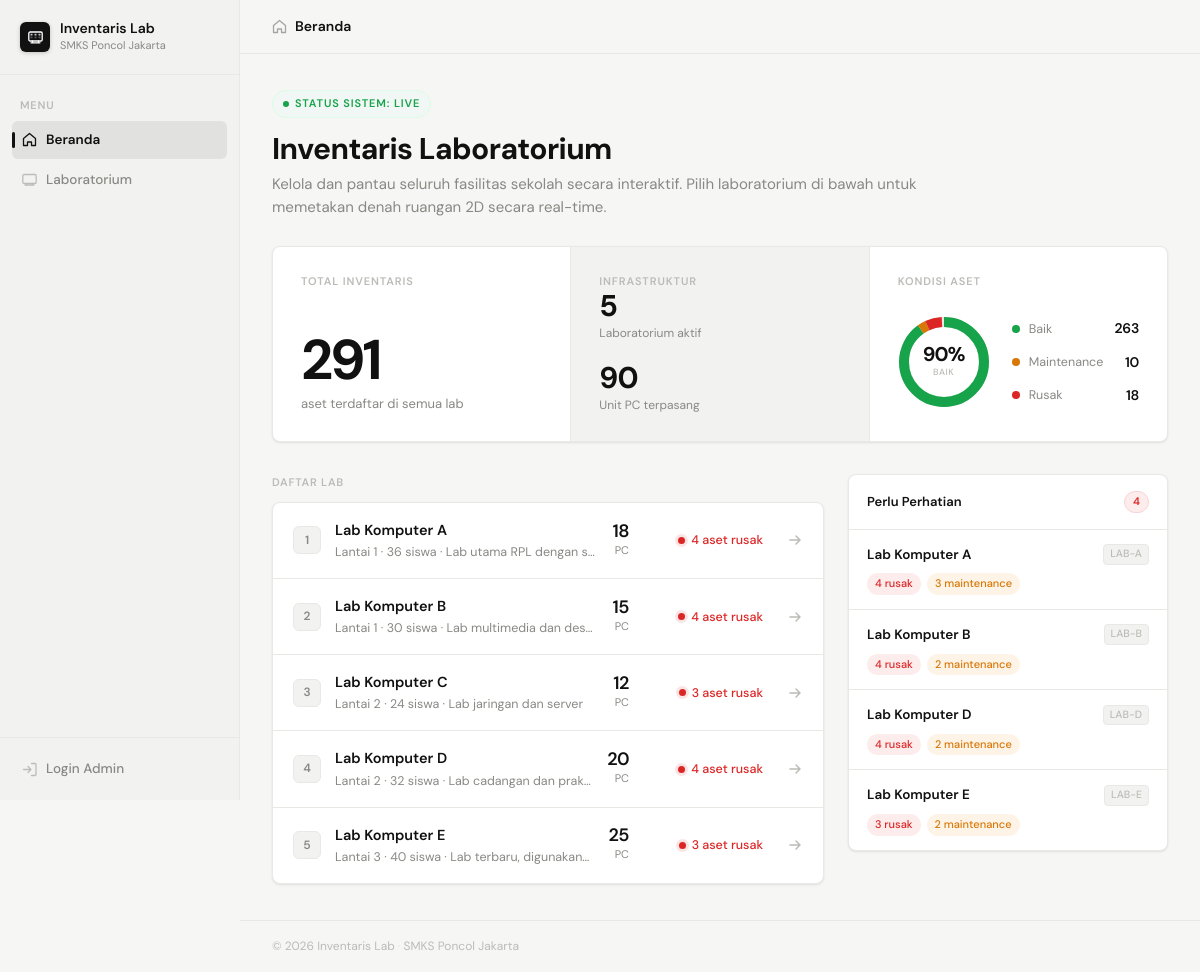
The page / on the database its author committed.
### tables this page shows
CREATE TABLE `labs` (
  `id`            INT UNSIGNED  NOT NULL AUTO_INCREMENT,
  `kode_lab`      VARCHAR(20)   NOT NULL UNIQUE,
  `nama`          VARCHAR(100)  NOT NULL,
  `deskripsi`     TEXT,
  `lantai`        TINYINT       NOT NULL DEFAULT 1,
  `kapasitas`     TINYINT       NOT NULL DEFAULT 30,
  `luas_m2`       DECIMAL(6,2),
  `grid_cols`     TINYINT UNSIGNED NOT NULL DEFAULT 8,
  `grid_rows`     TINYINT UNSIGNED NOT NULL DEFAULT 6,
  `pintu_posisi`  VARCHAR(20)   NOT NULL DEFAULT 'kiri-bawah',
  `is_active`     TINYINT(1)    NOT NULL DEFAULT 1,
  `created_at`    TIMESTAMP     NOT NULL DEFAULT CURRENT_TIMESTAMP,
  `updated_at`    TIMESTAMP     NOT NULL DEFAULT CURRENT_TIMESTAMP ON UPDATE CURRENT_TIMESTAMP,
  PRIMARY KEY (`id`)
);

### includes/auth.php (called while the page is built, shortened)
<?php
function isLoggedIn(): bool {
    return isset($_SESSION['user_id']) && !empty($_SESSION['user_id']);
}

### index.php (the view, shortened to what this page needs)
<?php
require_once __DIR__ . '/config/db.php';
require_once __DIR__ . '/includes/auth.php';
$activeNav = 'home';
$stmt = $pdo->query("
    SELECT
        l.id, l.kode_lab, l.nama, l.deskripsi, l.lantai, l.kapasitas,
        COALESCE(s.total_aset,0)          AS total_aset,
        COALESCE(s.total_pc,0)            AS total_pc,
        COALESCE(s.kondisi_baik,0)        AS kondisi_baik,
        COALESCE(s.kondisi_rusak,0)       AS kondisi_rusak,
        COALESCE(s.kondisi_maintenance,0) AS kondisi_maintenance
    FROM labs l
    LEFT JOIN v_lab_summary s ON s.lab_id = l.id
    WHERE l.is_active = 1
    ORDER BY l.kode_lab ASC
");
$labs = $stmt->fetchAll();
$totals = [
    'labs'        => count($labs),
    'pc'          => array_sum(array_column($labs, 'total_pc')),
    'aset'        => array_sum(array_column($labs, 'total_aset')),
    'baik'        => array_sum(array_column($labs, 'kondisi_baik')),
    'rusak'       => array_sum(array_column($labs, 'kondisi_rusak')),
    'maintenance' => array_sum(array_column($labs, 'kondisi_maintenance')),
];
$attention = array_filter($labs, fn($l) => $l['kondisi_rusak'] > 0 || $l['kondisi_maintenance'] > 0);
usort($attention, fn($a, $b) =>
    ($b['kondisi_rusak'] * 2 + $b['kondisi_maintenance'])
    <=> ($a['kondisi_rusak'] * 2 + $a['kondisi_maintenance'])
);
$attention = array_slice($attention, 0, 4);
require_once __DIR__ . '/includes/header.php';
?>
<div class="topbar">
  <div class="breadcrumb">
    <svg width="15" height="15" viewBox="0 0 15 15" fill="none" style="opacity: 0.75;">
      <path d="M1.5 6.5L7.5 1.5l6 5V13.5h-4V10h-4v3.5h-4V6.5z" stroke="currentColor" stroke-width="1.3" stroke-linejoin="round"/>
    </svg>
    <b>Beranda</b>
  </div>
</div>
<div class="content">
  <div class="page-heading">
    <div class="page-header-pre">
      <span class="pulse-dot"></span>
      <span>Status Sistem: Live</span>
    </div>
    <h1>Inventaris Laboratorium</h1>
    <p>Kelola dan pantau seluruh fasilitas sekolah secara interaktif. Pilih laboratorium di bawah untuk memetakan denah ruangan 2D secara real-time.</p>
  </div>
  <?php
    $totalKondisi = $totals['baik'] + $totals['rusak'] + $totals['maintenance'];
    $pBaik  = $totalKondisi > 0 ? round($totals['baik']        / $totalKondisi * 100) : 0;
    $pRusak = $totalKondisi > 0 ? round($totals['rusak']       / $totalKondisi * 100) : 0;
    $pMaint = $totalKondisi > 0 ? round($totals['maintenance'] / $totalKondisi * 100) : 0;
  ?>
  <div class="overview-block">
    <div class="overview-col overview-col-hero">
      <span class="ov-eyebrow">Total Inventaris</span>
      <div>
        <div class="ov-hero-num"><?= $totals['aset'] ?></div>
        <div class="ov-hero-lbl">aset terdaftar di semua lab</div>
      </div>
    </div>
    <div class="overview-col overview-col-stats">
      <span class="ov-eyebrow">Infrastruktur</span>
      <div class="ov-stat-pair">
        <div class="ov-stat">
          <span class="ov-stat-num"><?= $totals['labs'] ?></span>
          <span class="ov-stat-lbl">Laboratorium aktif</span>
        </div>
        <div class="ov-stat">
          <span class="ov-stat-num"><?= $totals['pc'] ?></span>
          <span class="ov-stat-lbl">Unit PC terpasang</span>
        </div>
      </div>
    </div>
    <div class="overview-col overview-col-health">
      <div class="health-label">Kondisi Aset</div>
      <?php
        $C = 2 * M_PI * 40;
        $lenBaik  = $C * $pBaik  / 100;
        $lenMaint = $C * $pMaint / 100;
        $lenRusak = $C * $pRusak / 100;
        $offBaik  = 0;
        $offMaint = $lenBaik;
        $offRusak = $lenBaik + $lenMaint;
      ?>
      <div class="health-body">
        <div class="health-donut">
          <svg width="92" height="92" viewBox="0 0 92 92">
            <circle class="donut-track" cx="46" cy="46" r="40" fill="none" stroke-width="10"/>
            <circle class="donut-seg donut-green" cx="46" cy="46" r="40" fill="none" stroke-width="10"
                    stroke-dasharray="<?= $lenBaik ?> <?= $C ?>"
                    stroke-dashoffset="<?= -$offBaik ?>" stroke-linecap="butt"/>
            <circle class="donut-seg donut-amber" cx="46" cy="46" r="40" fill="none" stroke-width="10"
                    stroke-dasharray="<?= $lenMaint ?> <?= $C ?>"
                    stroke-dashoffset="<?= -$offMaint ?>" stroke-linecap="butt"/>
            <circle class="donut-seg donut-red" cx="46" cy="46" r="40" fill="none" stroke-width="10"
                    stroke-dasharray="<?= $lenRusak ?> <?= $C ?>"
                    stroke-dashoffset="<?= -$offRusak ?>" stroke-linecap="butt"/>
          </svg>
          <div class="health-donut-center">
            <span class="donut-pct"><?= $pBaik ?>%</span>
            <span class="donut-pct-lbl">Baik</span>
          </div>
        </div>
        <div class="health-breakdown">
          <div class="hb-item">
            <span class="hb-dot green"></span>
            <span class="hb-item-label">Baik</span>
            <span class="hb-item-val"><?= $totals['baik'] ?></span>
          </div>
          <div class="hb-item">
            <span class="hb-dot amber"></span>
            <span class="hb-item-label">Maintenance</span>
            <span class="hb-item-val"><?= $totals['maintenance'] ?></span>
          </div>
          <div class="hb-item">
            <span class="hb-dot red"></span>
            <span class="hb-item-label">Rusak</span>
            <span class="hb-item-val"><?= $totals['rusak'] ?></span>
          </div>
        </div>
      </div>
    </div>
  </div>
  <div class="dashboard-grid">
    <div class="dashboard-main">
      <div class="list-header">
        <span class="list-title">Daftar Lab</span>
      </div>
      <?php if (empty($labs)): ?>
      <div class="empty">Belum ada laboratorium. Tambahkan melalui panel admin.</div>
      <?php else: ?>
      <div class="lab-list">
        <?php foreach ($labs as $i => $lab):
          if ($lab['kondisi_rusak'] > 0) {
            $statusClass = 'dot-red';
            $statusText  = $lab['kondisi_rusak'] . ' aset rusak';
          } elseif ($lab['kondisi_maintenance'] > 0) {
            $statusClass = 'dot-amber';
            $statusText  = $lab['kondisi_maintenance'] . ' maintenance';
          } else {
            $statusClass = 'dot-green';
            $statusText  = 'Semua baik';
          }
        ?>
        <a class="lab-row"
           href="<?= APP_URL ?>/lab.php?id=<?= $lab['id'] ?>"
           aria-label="Lihat denah <?= htmlspecialchars($lab['nama']) ?>">
          <div class="lab-row-left">
            <div class="lab-index"><?= $i + 1 ?></div>
            <div class="lab-info">
              <div class="lab-name"><?= htmlspecialchars($lab['nama']) ?></div>
              <div class="lab-desc">
                Lantai <?= $lab['lantai'] ?> &middot; <?= $lab['kapasitas'] ?> siswa
                <?= $lab['deskripsi'] ? ' &middot; ' . htmlspecialchars($lab['deskripsi']) : '' ?>
              </div>
            </div>
          </div>
          <div class="lab-row-right">
            <div class="lab-pc-count">
              <span class="num"><?= $lab['total_pc'] ?></span>
              <span class="lbl">PC</span>
            </div>
            <div class="lab-status">
              <span class="status-dot <?= $statusClass ?>"><?= $statusText ?></span>
            </div>
            <div class="lab-arrow">
              <svg width="16" height="16" viewBox="0 0 16 16" fill="none">
                <path d="M3 8h10M9 4l4 4-4 4" stroke="currentColor" stroke-width="1.5" stroke-linecap="round" stroke-linejoin="round"/>
              </svg>
            </div>
          </div>
        </a>
        <?php endforeach; ?>
      </div>
      <?php endif; ?>
    </div>
    <aside class="dashboard-aside">
      <div class="panel">
        <div class="panel-head">
          <span class="panel-title">Perlu Perhatian</span>
          <?php if (!empty($attention)): ?>
          <span class="panel-badge"><?= count($attention) ?></span>
          <?php endif; ?>
        </div>
        <?php if (empty($attention)): ?>
        <div class="panel-empty">
          <div class="panel-empty-icon">
            <svg width="20" height="20" viewBox="0 0 20 20" fill="none">
              <path d="M6 10l3 3 5-6" stroke="var(--green)" stroke-width="1.6" stroke-linecap="round" stroke-linejoin="round"/>
              <circle cx="10" cy="10" r="8.5" stroke="var(--green)" stroke-width="1.4" opacity=".4"/>
            </svg>
          </div>
          <p>Semua aset dalam kondisi baik.</p>
        </div>
        <?php else: ?>
        <div class="panel-list">
          <?php foreach ($attention as $a):
            $rusak = (int)$a['kondisi_rusak'];
            $maint = (int)$a['kondisi_maintenance'];
          ?>
          <a class="panel-item" href="<?= APP_URL ?>/lab.php?id=<?= $a['id'] ?>">
            <div class="panel-item-top">
              <span class="panel-item-name"><?= htmlspecialchars($a['nama']) ?></span>
              <span class="panel-item-kode"><?= htmlspecialchars($a['kode_lab']) ?></span>
            </div>
            <div class="panel-item-tags">
              <?php if ($rusak > 0): ?>
              <span class="tag tag-red"><?= $rusak ?> rusak</span>
              <?php endif; ?>
              <?php if ($maint > 0): ?>
              <span class="tag tag-amber"><?= $maint ?> maintenance</span>
              <?php endif; ?>
            </div>
          </a>
          <?php endforeach; ?>
        </div>
        <?php endif; ?>
      </div>
    </aside>
  </div>
</div>
<?php require_once __DIR__ . '/includes/footer.php'; ?>

### includes/header.php (shortened to what this page needs)
<?php
$activeNav = $activeNav ?? 'home';
$user      = isLoggedIn() ? currentUser() : null;
?>
<!DOCTYPE html>
<html lang="id">
<head>
  <link rel="stylesheet" href="<?= APP_URL ?>/assets/css/style.css" />
</head>
<body>
<aside class="sidebar">
  <div class="sidebar-brand">
    <div class="brand-icon">
    </div>
    <div>
      <div class="brand-name"><?= APP_NAME ?></div>
      <div class="brand-sub">SMKS Poncol Jakarta</div>
    </div>
  </div>
  <nav class="sidebar-nav">
    <div class="nav-label">Menu</div>
    <a href="<?= APP_URL ?>/index.php" class="nav-item <?= $activeNav==='home' ? 'active':'' ?>">
      <svg width="15" height="15" viewBox="0 0 15 15" fill="none">
        <path d="M1.5 6.5L7.5 1.5l6 5V13.5h-4V10h-4v3.5h-4V6.5z" stroke="currentColor" stroke-width="1.3" stroke-linejoin="round"/>
      </svg>
      Beranda
    </a>
    <a href="<?= APP_URL ?>/index.php" class="nav-item <?= $activeNav==='labs' ? 'active':'' ?>">
      <svg width="15" height="15" viewBox="0 0 15 15" fill="none">
        <rect x=".8" y="2.5" width="13.4" height="9" rx="1.3" stroke="currentColor" stroke-width="1.3"/>
        <path d="M4.5 11.5V13M10.5 11.5V13M3 13h9" stroke="currentColor" stroke-width="1.3" stroke-linecap="round"/>
      </svg>
      Laboratorium
    </a>
  </nav>
  <div class="sidebar-bottom">
    <?php if ($user): ?>
    <div class="nav-item" style="cursor:default">
      <svg width="15" height="15" viewBox="0 0 15 15" fill="none">
        <circle cx="7.5" cy="5" r="2.5" stroke="currentColor" stroke-width="1.3"/>
        <path d="M2 13c0-3 2.5-4.5 5.5-4.5S13 10 13 13" stroke="currentColor" stroke-width="1.3" stroke-linecap="round"/>
      </svg>
      <span style="font-size:13px; color:var(--text);"><?= htmlspecialchars($user['nama']) ?></span>
    </div>
    <a href="<?= APP_URL ?>/admin/logout.php" class="nav-item" style="color:var(--red)">
      <svg width="15" height="15" viewBox="0 0 15 15" fill="none">
        <path d="M5.5 1.5H2a1 1 0 00-1 1v10a1 1 0 001 1h3.5M10 10.5l3-3-3-3M13 7.5H6" stroke="currentColor" stroke-width="1.3" stroke-linecap="round" stroke-linejoin="round"/>
      </svg>
      Keluar
    </a>
    <?php else: ?>
    <a href="<?= APP_URL ?>/admin/login.php" class="nav-item">
      <svg width="15" height="15" viewBox="0 0 15 15" fill="none">
        <path d="M9.5 1.5H13a1 1 0 011 1v10a1 1 0 01-1 1H9.5M6 10.5l3-3-3-3M9 7.5H1.5" stroke="currentColor" stroke-width="1.3" stroke-linecap="round" stroke-linejoin="round"/>
      </svg>
      Login Admin
    </a>
    <?php endif; ?>
  </div>
</aside>
<div class="page-wrapper">

### includes/footer.php (shortened to what this page needs)
  <footer class="site-footer">
    <span>&copy; <?= date('Y') ?> <?= APP_NAME ?></span>
    <span style="opacity:.4">·</span>
    <span>SMKS Poncol Jakarta</span>
  </footer>
</div>
</body>
</html>

### rows shown on the page
labs: nama "Lab Komputer A", lantai "1", kapasitas "36", deskripsi "Lab utama RPL dengan s…", total_pc "18", statusText "4 aset rusak", kode_lab "LAB-A", rusak "4", maint "3"
labs: nama "Lab Komputer B", lantai "1", kapasitas "30", deskripsi "Lab multimedia dan des…", total_pc "15", statusText "4 aset rusak", kode_lab "LAB-B", rusak "4", maint "2"
labs: nama "Lab Komputer C", lantai "2", kapasitas "24", deskripsi "Lab jaringan dan server", total_pc "12", statusText "3 aset rusak"
labs: nama "Lab Komputer D", lantai "2", kapasitas "32", deskripsi "Lab cadangan dan prak…", total_pc "20", statusText "4 aset rusak", kode_lab "LAB-D", rusak "4", maint "2"
labs: nama "Lab Komputer E", lantai "3", kapasitas "40", deskripsi "Lab terbaru, digunakan…", total_pc "25", statusText "3 aset rusak", kode_lab "LAB-E", rusak "3", maint "2"

### other values the page prints
APP_NAME "Inventaris Lab"
$totals['aset'] "291"
$totals['labs'] "5"
$totals['pc'] "90"
$pBaik "90"
$totals['baik'] "263"
$totals['maintenance'] "10"
$totals['rusak'] "18"
count($attention) "4"
